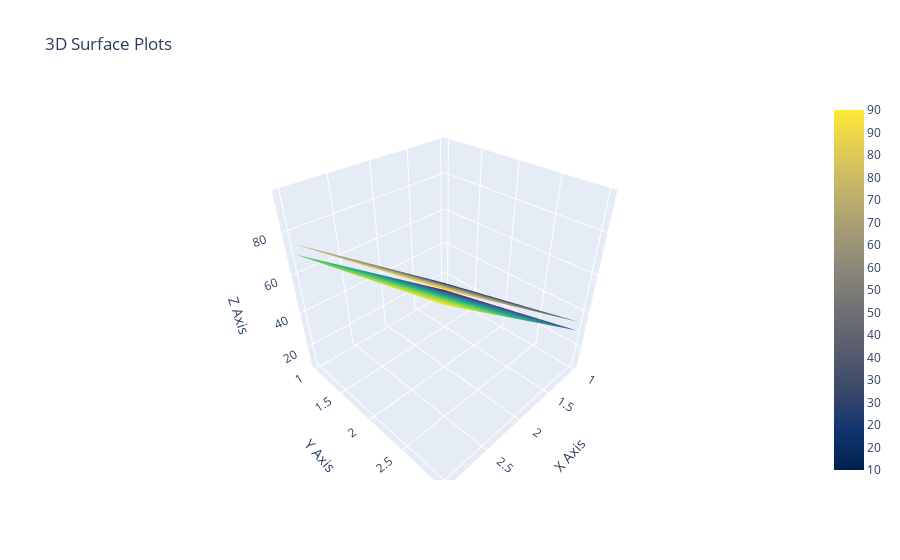

Write notebook code for a chart like this one.
### Code cell
import pandas as pd
import numpy as np
import plotly.graph_objects as go

# Sample DataFrame for Surface 1
data1 = {
    'x': [1, 1, 1, 2, 2, 2, 3, 3, 3],
    'y': [1, 2, 3, 1, 2, 3, 1, 2, 3],
    'z': [10, 20, 30, 40, 50, 60, 70, 80, 90]
}
df1 = pd.DataFrame(data1)

# Reshape data for Surface 1
x1 = sorted(df1['x'].unique())
y1 = sorted(df1['y'].unique())
z1 = df1.pivot(index='y', columns='x', values='z').values

# Sample DataFrame for Surface 2
data2 = {
    'x': [1, 1, 1, 2, 2, 2, 3, 3, 3],
    'y': [1, 2, 3, 1, 2, 3, 1, 2, 3],
    'z': [15, 25, 35, 45, 55, 65, 75, 85, 95]
}
df2 = pd.DataFrame(data2)

# Reshape data for Surface 2
x2 = sorted(df2['x'].unique())
y2 = sorted(df2['y'].unique())
z2 = df2.pivot(index='y', columns='x', values='z').values

# Create the 3D surface plots
fig = go.Figure()

# Add Surface 1
fig.add_trace(go.Surface(z=z1, x=x1, y=y1, colorscale="Viridis", name="Surface 1"))

# Add Surface 2
fig.add_trace(go.Surface(z=z2, x=x2, y=y2, colorscale="Cividis", name="Surface 2"))

# Update layout
fig.update_layout(
    title="3D Surface Plots",
    scene=dict(
        xaxis_title="X Axis",
        yaxis_title="Y Axis",
        zaxis_title="Z Axis"
    )
)

# Show the plot
fig.show()

### Figure 1 — Plotly figure (JSON) as saved in the notebook; plotly's stock layout.template omitted (floating-point values rounded to 4 significant figures)
{"data": [{"colorscale": [[0, "#440154"], [0.1111, "#482878"], [0.2222, "#3e4989"], [0.3333, "#31688e"], [0.4444, "#26828e"], [0.5556, "#1f9e89"], [0.6667, "#35b779"], [0.7778, "#6ece58"], [0.8889, "#b5de2b"], [1, "#fde725"]], "name": "Surface 1", "type": "surface", "x": [1, 2, 3], "y": [1, 2, 3], "z": [[10, 40, 70], [20, 50, 80], [30, 60, 90]]}, {"colorscale": [[0, "#00224e"], [0.1111, "#123570"], [0.2222, "#3b496c"], [0.3333, "#575d6d"], [0.4444, "#707173"], [0.5556, "#8a8678"], [0.6667, "#a59c74"], [0.7778, "#c3b369"], [0.8889, "#e1cc55"], [1, "#fee838"]], "name": "Surface 2", "type": "surface", "x": [1, 2, 3], "y": [1, 2, 3], "z": [[15, 45, 75], [25, 55, 85], [35, 65, 95]]}], "layout": {"scene": {"xaxis": {"title": {"text": "X Axis"}}, "yaxis": {"title": {"text": "Y Axis"}}, "zaxis": {"title": {"text": "Z Axis"}}}, "title": {"text": "3D Surface Plots"}}}
